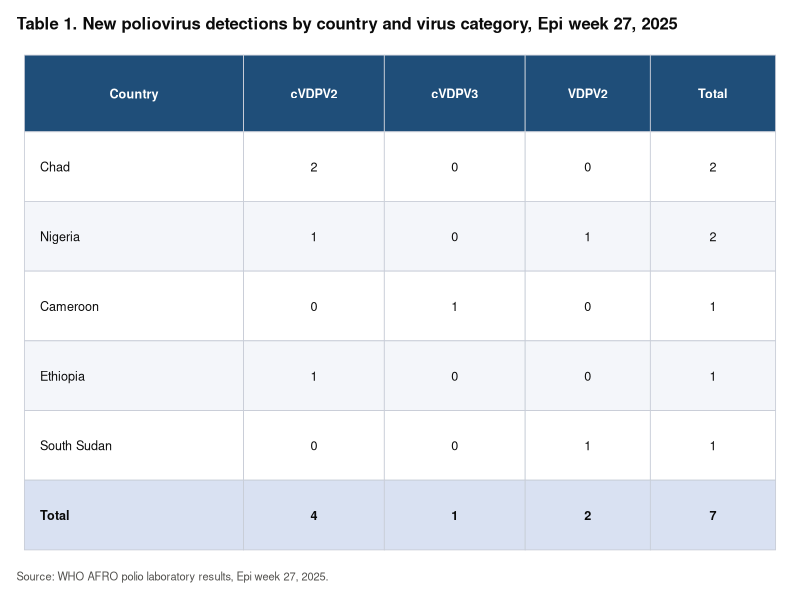
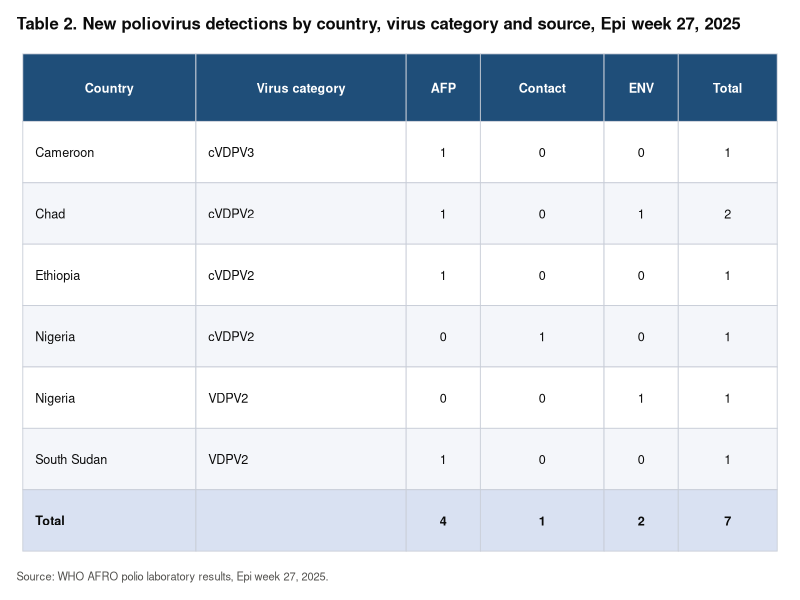
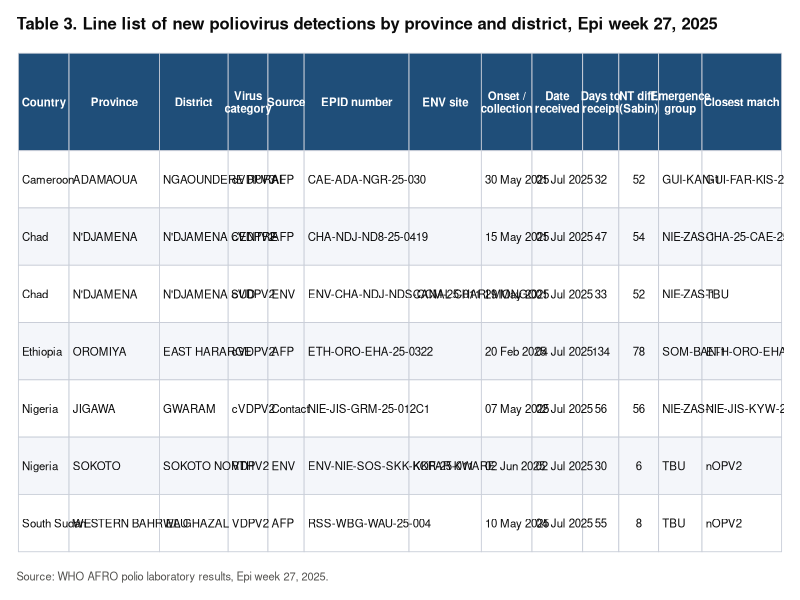

These figures' R source, in order:
# =============================================================================
# Week 27, 2025: poliovirus detection tables drawn with ggplot2
# Author: John Kapoi Kipterer
#
# The data is written into the script below, so it runs without reading any
# file. To plot a new week, paste the new rows into `raw_txt` (tab separated,
# copied straight from Excel with the header row).
#
# Outputs (in out_dir), one PNG per table:
#   Table1_country_category.png   detections by country and virus category
#   Table2_category_source.png    detections by country, virus category and source
#   Table3_line_list.png          line list by country, province and district
#
# In RStudio: click Source, then print(p1), print(p2) or print(p3).
# Usage: Rscript polio_week27_table_plots.R [out_dir]
# =============================================================================

# ---- 1. Packages -------------------------------------------------------------
pkgs <- c("dplyr", "tidyr", "stringr", "forcats", "lubridate", "ggplot2")
need <- pkgs[!pkgs %in% rownames(installed.packages())]
if (length(need)) install.packages(need)
suppressPackageStartupMessages(invisible(lapply(pkgs, library, character.only = TRUE)))

# ---- 2. Settings -------------------------------------------------------------
args        <- commandArgs(trailingOnly = TRUE)
out_dir     <- if (length(args)) args[1] else "table_plots"
report_lab  <- "Epi week 27, 2025"
caption_txt <- sprintf("Source: WHO AFRO polio laboratory results, %s.", report_lab)
dir.create(out_dir, showWarnings = FALSE, recursive = TRUE)

# ---- 3. Data -----------------------------------------------------------------
raw_txt <- "
Date_Received\tEPID_Number\tWPV_VDPV_Category\tSource_Case_ENV_Contact_HC\tCountry\tProvince\tDistrict\tSiteName_Geocode\tOnsetDate\tNucleotideDifference_SABIN\tClusterLineage\tClosest_Match_VDPV1_2\tWeek_Num
45839\tENV-CHA-NDJ-NDS-CCM-25-011\tcVDPV2\tENV\tCHAD\tN'DJAMENA\tN'DJAMENA SUD\tCANAL CHARI MONGO\t29/05/2025\t52\tNIE-ZAS-1\tTBU\t25-27
45839\tCAE-ADA-NGR-25-030\tcVDPV3\tAFP\tCAMEROON\tADAMAOUA\tNGAOUNDERE RURAL\tN/A\t30/05/2025\t52\tGUI-KAN-1\tGUI-FAR-KIS-25-167\t25-27
45839\tCHA-NDJ-ND8-25-0419\tcVDPV2\tAFP\tCHAD\tN'DJAMENA\tN'DJAMENA CENTRE\tN/A\t15/05/2025\t54\tNIE-ZAS-1\tCHA-25-CAE-25-01036\t25-27
45840\tNIE-JIS-GRM-25-012C1\tcVDPV2\tCONTACT\tNIGERIA\tJIGAWA\tGWARAM\tN/A\t07/05/2025\t56\tNIE-ZAS-1\tNIE-JIS-KYW-24-030\t25-27
45840\tENV-NIE-SOS-SKK-KKR-25-011\tVDPV2\tENV\tNIGERIA\tSOKOTO\tSOKOTO NORTH\tKOFAR KWARE\t02/06/2025\t6\tTBU\tnOPV2\t25-27
45842\tRSS-WBG-WAU-25-004\tVDPV2\tAFP\tSOUTH SUDAN\tWESTERN BAHR EL GHAZAL\tWAU\tN/A\t10/05/2025\t8\tTBU\tnOPV2\t25-27
45842\tETH-ORO-EHA-25-0322\tcVDPV2\tAFP\tETHIOPIA\tOROMIYA\tEAST HARARGE\tN/A\t20/02/2025\t78\tSOM-BAN-1\tETH-ORO-EHA-24-1537\t25-27
"
raw <- read.delim(text = str_trim(raw_txt), sep = "\t", quote = "",
                  colClasses = "character", check.names = FALSE)

# ---- 4. Clean ----------------------------------------------------------------
# Dates may be Excel serials (45839) or text (29/05/2025)
to_date <- function(x) {
  x      <- str_squish(x)
  serial <- !is.na(x) & str_detect(x, "^\\d+(\\.\\d+)?$")
  out    <- as_date(rep(NA_real_, length(x)))
  out[serial]  <- as_date(floor(as.numeric(x[serial])), origin = "1899-12-30")
  out[!serial] <- as_date(parse_date_time(x[!serial], c("dmy", "ymd"), quiet = TRUE))
  out
}
blank_na <- function(x) {
  x <- str_squish(x)
  if_else(is.na(x) | x == "" | toupper(x) == "N/A", NA_character_, x)
}

cat_order <- c("WPV1", "WPV3", "cVDPV1", "cVDPV2", "cVDPV3",
               "VDPV1", "VDPV2", "VDPV3", "aVDPV1", "aVDPV2", "aVDPV3",
               "iVDPV1", "iVDPV2", "iVDPV3")
src_label <- c(AFP = "AFP", CONTACT = "Contact", HC = "Healthy child",
               COMMUNITY = "Community", ENV = "ENV")

dat <- raw |>
  transmute(
    Country       = str_to_title(str_squish(Country)),
    Province      = str_squish(toupper(Province)),
    District      = str_squish(toupper(District)),
    Category      = str_squish(WPV_VDPV_Category),
    Source        = str_squish(toupper(Source_Case_ENV_Contact_HC)),
    EPID          = str_squish(EPID_Number),
    Site          = blank_na(SiteName_Geocode),
    Onset         = to_date(OnsetDate),
    Received      = to_date(Date_Received),
    NT_Diff       = suppressWarnings(as.integer(NucleotideDifference_SABIN)),
    Emergence     = blank_na(ClusterLineage),
    Closest_Match = blank_na(Closest_Match_VDPV1_2)
  ) |>
  mutate(
    Category = fct_relevel(factor(Category),
                           \(lv) c(intersect(cat_order, lv), sort(setdiff(lv, cat_order)))),
    Source   = fct_relabel(factor(Source), \(lv) coalesce(unname(src_label[lv]), lv))
  )

# ---- 5. Build the tables -----------------------------------------------------
add_total_row <- function(df) {
  num <- vapply(df, is.numeric, logical(1))
  tot <- as.list(rep("", ncol(df))) |> setNames(names(df))
  tot[[1]] <- "Total"
  tot[num] <- lapply(df[num], sum, na.rm = TRUE)
  bind_rows(mutate(df, across(!where(is.numeric), as.character)), as_tibble(tot))
}

t1 <- dat |>
  count(Country, Category) |>
  pivot_wider(names_from = Category, values_from = n, values_fill = 0, names_sort = TRUE) |>
  mutate(Total = rowSums(across(-Country))) |>
  arrange(desc(Total), Country) |>
  add_total_row()

t2 <- dat |>
  count(Country, Category, Source) |>
  pivot_wider(names_from = Source, values_from = n, values_fill = 0, names_sort = TRUE) |>
  mutate(Total = rowSums(across(-c(Country, Category)))) |>
  arrange(Country, Category) |>
  rename(`Virus category` = Category) |>
  add_total_row()

t3 <- dat |>
  arrange(Country, Province, District, Category, Onset) |>
  transmute(
    Country, Province, District,
    `Virus\ncategory`     = as.character(Category),
    Source                = as.character(Source),
    `EPID number`         = EPID,
    `ENV site`            = Site,
    `Onset /\ncollection` = format(Onset, "%d %b %Y"),
    `Date\nreceived`      = format(Received, "%d %b %Y"),
    `Days to\nreceipt`    = as.integer(Received - Onset),
    `NT diff.\n(Sabin)`   = NT_Diff,
    `Emergence\ngroup`    = Emergence,
    `Closest match`       = Closest_Match
  )

# ---- 6. Draw a table with ggplot2 --------------------------------------------
# Each cell is a geom_tile with a geom_text label. Column widths follow the
# longest text in each column; numbers are centred, text is left-aligned.
header_fill <- "#1F4E79"
band_fill   <- "#F4F6FA"
total_fill  <- "#D9E1F2"
line_col    <- "#C9CED8"
ink         <- "#0B0B0B"
ink_soft    <- "#52514E"

gg_table <- function(df, title, text_size = 3.2) {
  num   <- vapply(df, is.numeric, logical(1))
  n     <- nrow(df)
  total <- identical(df[[1]][n], "Total")

  # Column widths in "characters", from the longest header line or cell
  head_len <- vapply(str_split(names(df), "\n"), \(s) max(nchar(s)), numeric(1))
  cell_len <- vapply(df, \(v) max(nchar(coalesce(as.character(v), ""))), numeric(1))
  widths   <- pmax(head_len, cell_len) + 3
  x_right  <- cumsum(widths)
  x_left   <- x_right - widths

  head_h <- if (any(str_detect(names(df), "\n"))) 1.7 else 1.1
  cols   <- tibble(col = seq_along(df), name = names(df), num = num,
                   xmin = x_left, xmax = x_right)

  header <- cols |>
    mutate(ymin = -head_h, ymax = 0, label = name, fill = "header",
           face = "bold", colour = "white", hjust = 0.5, x = (xmin + xmax) / 2)

  body <- df |>
    mutate(across(everything(), \(v) coalesce(as.character(v), "")),
           row = row_number()) |>
    pivot_longer(-row, names_to = "name", values_to = "label") |>
    left_join(cols, by = "name") |>
    mutate(
      ymin   = row - 1, ymax = row,
      fill   = case_when(total & row == n ~ "total",
                         row %% 2 == 0    ~ "band",
                         TRUE             ~ "plain"),
      face   = if_else(total & row == n, "bold", "plain"),
      colour = ink,
      hjust  = if_else(num, 0.5, 0),
      x      = if_else(num, (xmin + xmax) / 2, xmin + 1)
    )

  cells <- bind_rows(header, body) |> mutate(y = (ymin + ymax) / 2)

  ggplot(cells) +
    geom_rect(aes(xmin = xmin, xmax = xmax, ymin = ymin, ymax = ymax, fill = fill),
              colour = line_col, linewidth = 0.3) +
    geom_text(aes(x = x, y = y, label = label, hjust = hjust,
                  fontface = face, colour = colour),
              size = text_size, lineheight = 0.9) +
    scale_fill_manual(values = c(header = header_fill, band = band_fill,
                                 total = total_fill, plain = "white"), guide = "none") +
    scale_colour_identity() +
    scale_y_reverse(expand = expansion(add = 0.15)) +
    scale_x_continuous(expand = expansion(add = 0.5)) +
    labs(title = title, caption = caption_txt) +
    theme_void(base_size = 11) +
    theme(
      plot.title          = element_text(face = "bold", size = 12, colour = ink,
                                         margin = margin(b = 8)),
      plot.caption        = element_text(colour = ink_soft, size = 8, hjust = 0,
                                         margin = margin(t = 8)),
      plot.title.position = "plot",
      plot.caption.position = "plot",
      plot.margin         = margin(12, 12, 12, 12),
      plot.background     = element_rect(fill = "white", colour = NA)
    )
}

# Picture size that keeps cells readable: about 0.085 in per character of
# table width and 0.3 in per row, never narrower than the title needs.
save_table <- function(p, df, file, title) {
  chars <- sum(vapply(seq_along(df), \(j) {
    max(nchar(c(str_split(names(df)[j], "\n")[[1]], coalesce(as.character(df[[j]]), "")))) + 3
  }, numeric(1)))
  w <- max(chars * 0.085, nchar(title) * 0.095) + 0.4
  h <- 1.3 + 0.3 * (nrow(df) + 1.5)
  ggsave(file.path(out_dir, file), p, width = w, height = h, dpi = 300, bg = "white")
}

titles <- c(
  sprintf("Table 1. New poliovirus detections by country and virus category, %s", report_lab),
  sprintf("Table 2. New poliovirus detections by country, virus category and source, %s", report_lab),
  sprintf("Table 3. Line list of new poliovirus detections by province and district, %s", report_lab)
)

p1 <- gg_table(t1, titles[1])
p2 <- gg_table(t2, titles[2])
p3 <- gg_table(t3, titles[3], text_size = 2.9)

# ---- 7. Save and show --------------------------------------------------------
save_table(p1, t1, "Table1_country_category.png", titles[1])
save_table(p2, t2, "Table2_category_source.png",  titles[2])
save_table(p3, t3, "Table3_line_list.png",        titles[3])

if (interactive()) print(p1)   # print(p2) / print(p3) for the others

message("Saved table plots to ", normalizePath(out_dir))
